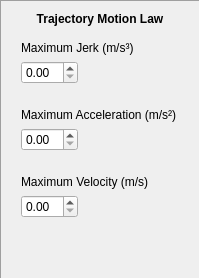
                      <widget class="QFrame" name="frame">
                       <property name="sizePolicy">
                        <sizepolicy hsizetype="Preferred" vsizetype="Minimum">
                         <horstretch>0</horstretch>
                         <verstretch>0</verstretch>
                        </sizepolicy>
                       </property>
                       <property name="frameShape">
                        <enum>QFrame::Panel</enum>
                       </property>
                       <property name="frameShadow">
                        <enum>QFrame::Sunken</enum>
                       </property>
                       <property name="lineWidth">
                        <number>1</number>
                       </property>
                       <layout class="QVBoxLayout" name="verticalLayout_10">
                        <item>
                         <widget class="QLabel" name="label_4">
                          <property name="font">
                           <font>
                            <weight>75</weight>
                            <italic>false</italic>
                            <bold>true</bold>
                            <strikeout>false</strikeout>
                           </font>
                          </property>
                          <property name="text">
                           <string>Trajectory Motion Law</string>
                          </property>
                          <property name="alignment">
                           <set>Qt::AlignCenter</set>
                          </property>
                         </widget>
                        </item>
                        <item>
                         <widget class="QWidget" name="widget" native="true">
                          <layout class="QVBoxLayout" name="verticalLayout_7">
                           <item>
                            <widget class="QLabel" name="label">
                             <property name="text">
                              <string>Maximum Jerk (m/s³)</string>
                             </property>
                            </widget>
                           </item>
                           <item>
                            <layout class="QFormLayout" name="formLayout">
                             <item row="0" column="0">
                              <widget class="QDoubleSpinBox" name="doubleSpinBox_Jmax"/>
                             </item>
                             <item row="0" column="1">
                              <widget class="QwtSlider" name="Slider_Jmax">
                               <property name="valid">
                                <bool>true</bool>
                               </property>
                               <property name="mass">
                                <double>0.000000000000000</double>
                               </property>
                               <property name="thumbLength">
                                <number>31</number>
                               </property>
                               <property name="thumbWidth">
                                <number>16</number>
                               </property>
                              </widget>
                             </item>
                            </layout>
                           </item>
                          </layout>
                         </widget>
                        </item>
                        <item>
                         <widget class="QWidget" name="widget_2" native="true">
                          <layout class="QVBoxLayout" name="verticalLayout_8">
                           <item>
                            <widget class="QLabel" name="label_2">
                             <property name="text">
                              <string>Maximum Acceleration (m/s²)</string>
                             </property>
                            </widget>
                           </item>
                           <item>
                            <layout class="QFormLayout" name="formLayout_2">
                             <item row="0" column="0">
                              <widget class="QDoubleSpinBox" name="doubleSpinBox_Amax"/>
                             </item>
                             <item row="0" column="1">
                              <widget class="QwtSlider" name="Slider_Amax"/>
                             </item>
                            </layout>
                           </item>
                          </layout>
                         </widget>
                        </item>
                        <item>
                         <widget class="QWidget" name="widget_3" native="true">
                          <layout class="QVBoxLayout" name="verticalLayout_9">
                           <item>
                            <widget class="QLabel" name="label_3">
                             <property name="text">
                              <string>Maximum Velocity (m/s)</string>
                             </property>
                            </widget>
                           </item>
                           <item>
                            <layout class="QFormLayout" name="formLayout_3">
                             <item row="0" column="0">
                              <widget class="QDoubleSpinBox" name="doubleSpinBox_Vmax"/>
                             </item>
                             <item row="0" column="1">
                              <widget class="QwtSlider" name="Slider_Vmax"/>
                             </item>
                            </layout>
                           </item>
                          </layout>
                         </widget>
                        </item>
                        <item>
                         <spacer name="verticalSpacer_3">
                          <property name="orientation">
                           <enum>Qt::Vertical</enum>
                          </property>
                          <property name="sizeHint" stdset="0">
                           <size>
                            <width>20</width>
                            <height>40</height>
                           </size>
                          </property>
                         </spacer>
                        </item>
                       </layout>
                      </widget>
